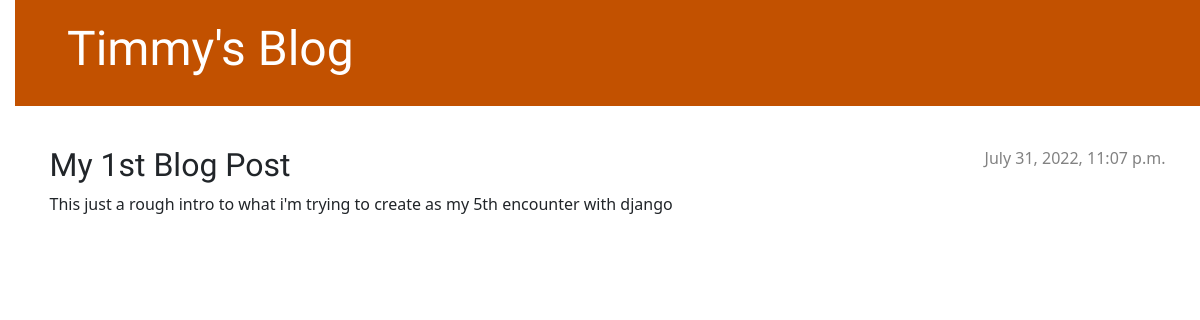
The app's page /post/1/ with its own data.
### blog/models.py (models this page shows, shortened)
class Post(models.Model):
    author = models.ForeignKey(settings.AUTH_USER_MODEL, on_delete=models.CASCADE)
    title = models.CharField(max_length=200)
    text = models.TextField()
    created_at = models.DateTimeField(default = timezone.now)
    published_date = models.DateTimeField(blank=True, null=True)

### blog/views.py (the view)
# urls.py: path('post/<int:pk>/', views.post_detail, name='post_detail'),
def post_detail(request, pk):
    post = get_object_or_404(Post, pk=pk)
    return render(request, 'blog/post_detail.html', {'post':post})

### blog/templates/blog/post_detail.html (shortened to what this page needs)
{% extends "blog/base.html" %}
{% block content %}
    <article class="post">
        {% if post.published_date %}
            <time class="date">
                {{ post.published_date }}
            </time>
        {% endif %}
        <h2>{{ post.title }}</h2>
        <p>{{ post.text|linebreaksbr }}</p>
    </article>
{% endblock %}

### blog/static/css/blog.css (style rules this page uses)
body { padding-left: 15px; }
h1, h2, h3, h4 { font-family: 'Lobster', cursive; }
.date { color: #828282; }
.post { margin-bottom: 70px; }
.post > .date, .post > .actions { float: right; }

### records on screen
Post: published_date "July 31, 2022, 11:07 p.m.", title "My 1st Blog Post", text "This just a rough intro to what i'm trying to create as my 5th encounter with django"
